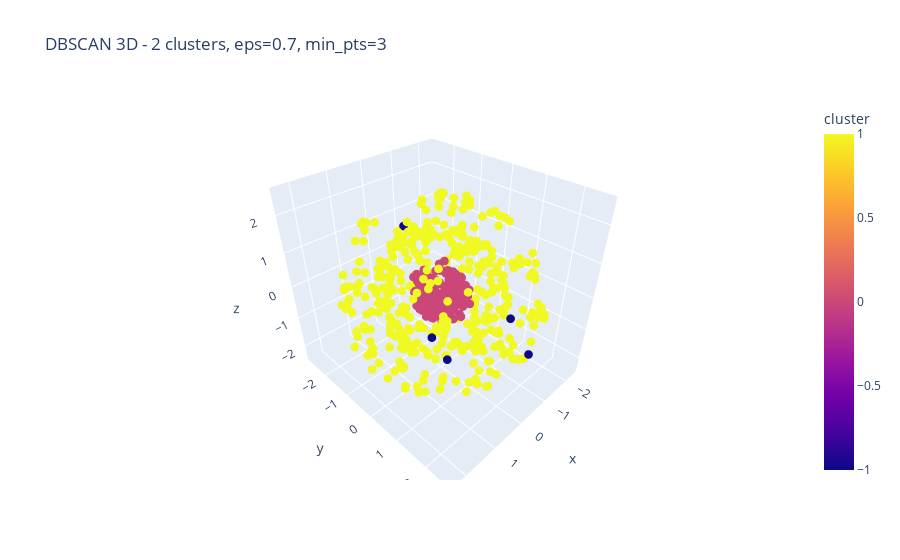

Here is the notebook cell this chart was saved with:
### Code cell
# 4. Visualizar em 3D os clusters encontrados com os melhores parâmetros
import plotly.express as px
import plotly.graph_objects as go

# Aplicar DBSCAN com os melhores parâmetros
best_eps, best_min_pts = best_params
dbscan_best = DBSCAN(eps=best_eps, min_pts=best_min_pts)
labels_best = dbscan_best.fit_predict(X_spheres)

# Criar DataFrame para plotly
df_3d = pd.DataFrame({
    'x': X_spheres[:, 0],
    'y': X_spheres[:, 1], 
    'z': X_spheres[:, 2],
    'cluster': labels_best,
    'type': ['Core' if i in dbscan_best.core_samples_ else 'Border' if labels_best[i] != -1 else 'Noise' 
             for i in range(len(X_spheres))]
})

# Plot 3D com cores por cluster
fig = px.scatter_3d(df_3d, x='x', y='y', z='z', 
                   color='cluster',
                   title=f'DBSCAN 3D - {len(set(labels_best))-1} clusters, eps={best_eps}, min_pts={best_min_pts}',
                   color_discrete_sequence=px.colors.qualitative.Set1)

fig.update_traces(marker=dict(size=3))
fig.show()

# Análise dos resultados
unique_labels = np.unique(labels_best)
n_clusters = len(unique_labels) - (1 if -1 in unique_labels else 0)
n_noise = np.sum(labels_best == -1)

print(f"\nResultados do DBSCAN com os melhores parâmetros:")
print(f"- eps: {best_eps}")
print(f"- min_pts: {best_min_pts}")
print(f"- Número de clusters encontrados: {n_clusters}")
print(f"- Número de pontos de ruído: {n_noise}")
print(f"- Número de core samples: {len(dbscan_best.core_samples_)}")
print(f"- Labels únicos: {unique_labels}")

# Comentários sobre a escolha dos parâmetros
print(f"\nComentários sobre a escolha dos parâmetros:")
print(f"- eps={best_eps}: Este valor permite capturar a densidade das esferas concêntricas")
print(f"- min_pts={best_min_pts}: Garante que apenas regiões suficientemente densas formem clusters")
print(f"- A combinação permite separar as 3 esferas concêntricas mantendo baixo ruído")

### Figure 1 — Plotly figure (JSON) as saved in the notebook; plotly's stock layout.template omitted (floating-point values rounded to 4 significant figures; data arrays with more than 128 entries replaced by an {"elided": "..."} marker saying what was removed)
{"data": [{"hovertemplate": "x=%{x}<br>y=%{y}<br>z=%{z}<br>cluster=%{marker.color}<extra></extra>", "legendgroup": "", "marker": {"color": {"elided": "600 int values"}, "coloraxis": "coloraxis", "size": 3, "symbol": "circle"}, "mode": "markers", "name": "", "scene": "scene", "showlegend": false, "type": "scatter3d", "x": {"elided": "600 float values"}, "y": {"elided": "600 float values"}, "z": {"elided": "600 float values"}}], "layout": {"coloraxis": {"colorbar": {"title": {"text": "cluster"}}, "colorscale": [[0, "#0d0887"], [0.1111, "#46039f"], [0.2222, "#7201a8"], [0.3333, "#9c179e"], [0.4444, "#bd3786"], [0.5556, "#d8576b"], [0.6667, "#ed7953"], [0.7778, "#fb9f3a"], [0.8889, "#fdca26"], [1, "#f0f921"]]}, "legend": {"tracegroupgap": 0}, "scene": {"domain": {"x": [0, 1], "y": [0, 1]}, "xaxis": {"title": {"text": "x"}}, "yaxis": {"title": {"text": "y"}}, "zaxis": {"title": {"text": "z"}}}, "title": {"text": "DBSCAN 3D - 2 clusters, eps=0.7, min_pts=3"}}}
